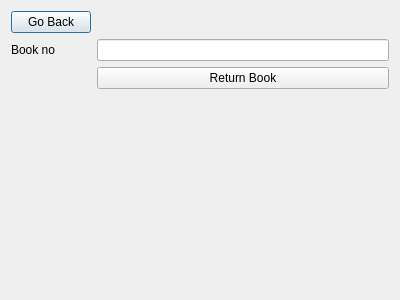
<?xml version="1.0" encoding="UTF-8"?>
<ui version="4.0">
 <class>Dialog</class>
 <widget class="QDialog" name="Dialog">
  <property name="geometry">
   <rect>
    <x>0</x>
    <y>0</y>
    <width>400</width>
    <height>300</height>
   </rect>
  </property>
  <property name="sizePolicy">
   <sizepolicy hsizetype="Fixed" vsizetype="Fixed">
    <horstretch>0</horstretch>
    <verstretch>0</verstretch>
   </sizepolicy>
  </property>
  <property name="windowTitle">
   <string>Dialog</string>
  </property>
  <layout class="QFormLayout" name="formLayout">
   <item row="0" column="0">
    <widget class="QPushButton" name="home_page">
     <property name="text">
      <string>Go Back</string>
     </property>
    </widget>
   </item>
   <item row="1" column="0">
    <widget class="QLabel" name="label">
     <property name="text">
      <string>Book no</string>
     </property>
    </widget>
   </item>
   <item row="1" column="1">
    <widget class="QLineEdit" name="book_no"/>
   </item>
   <item row="2" column="1">
    <widget class="QPushButton" name="return_book">
     <property name="text">
      <string>Return Book</string>
     </property>
    </widget>
   </item>
  </layout>
 </widget>
 <resources/>
 <connections/>
</ui>
